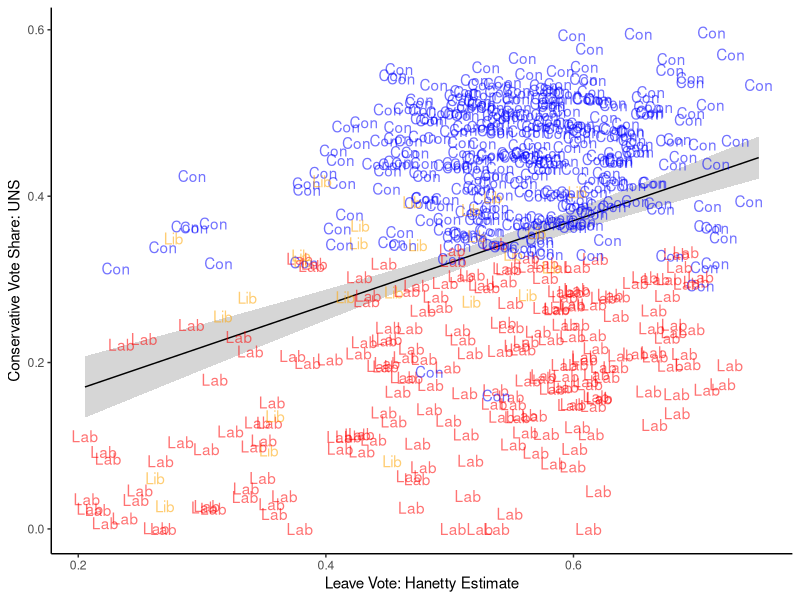
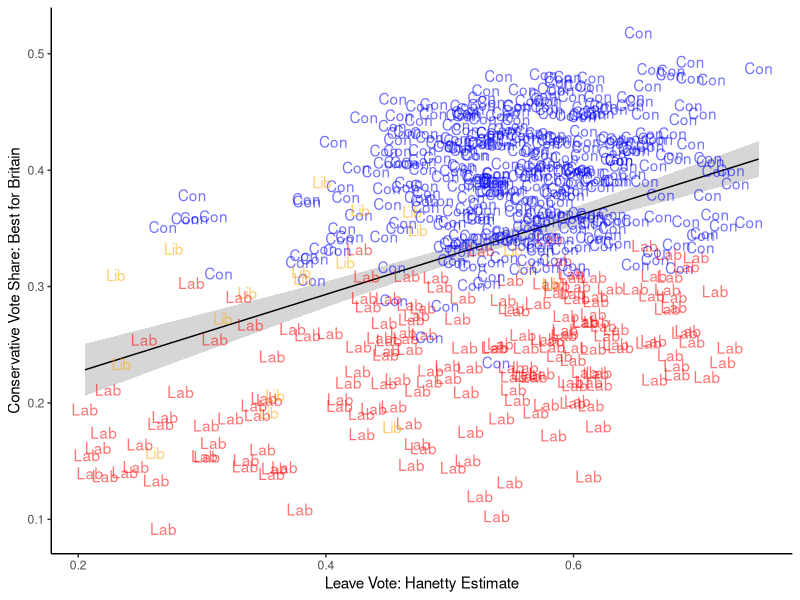
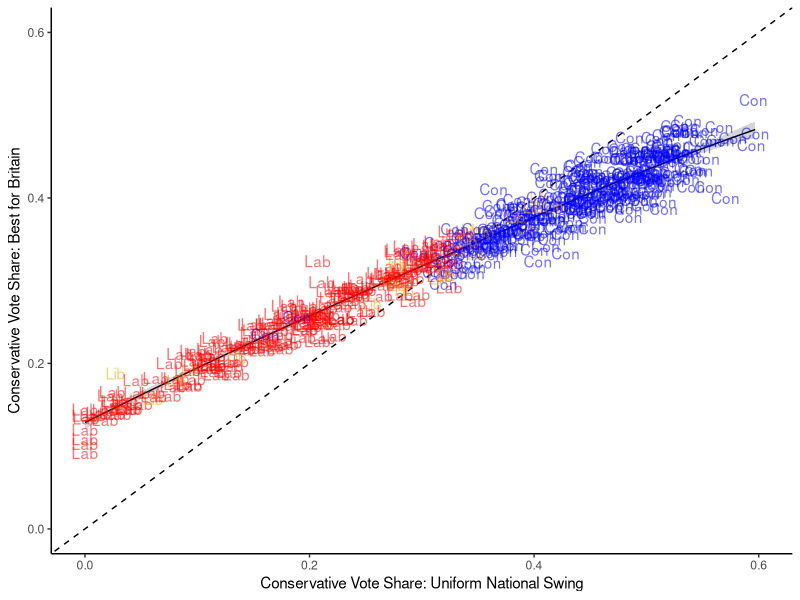
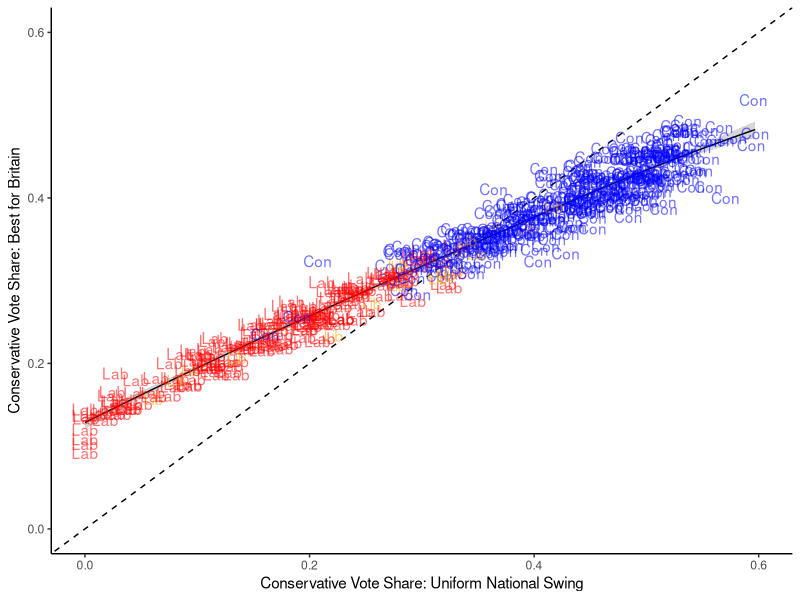
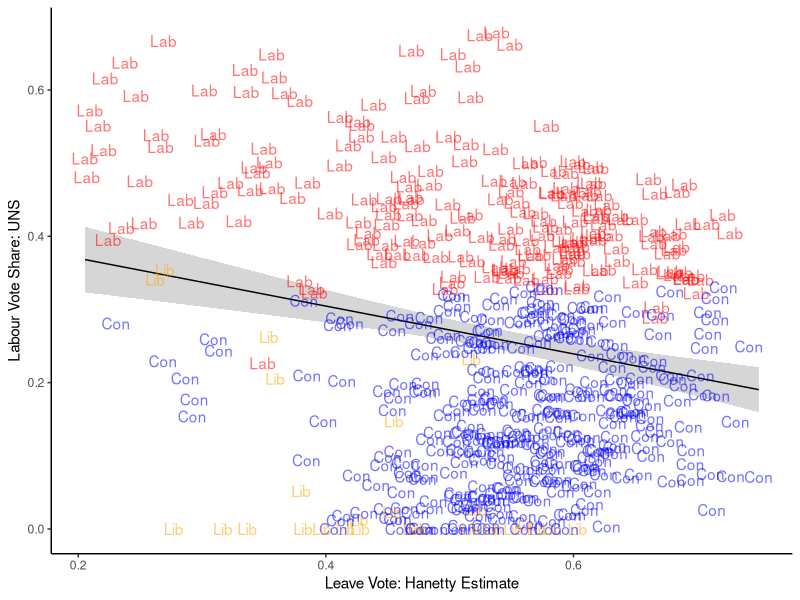
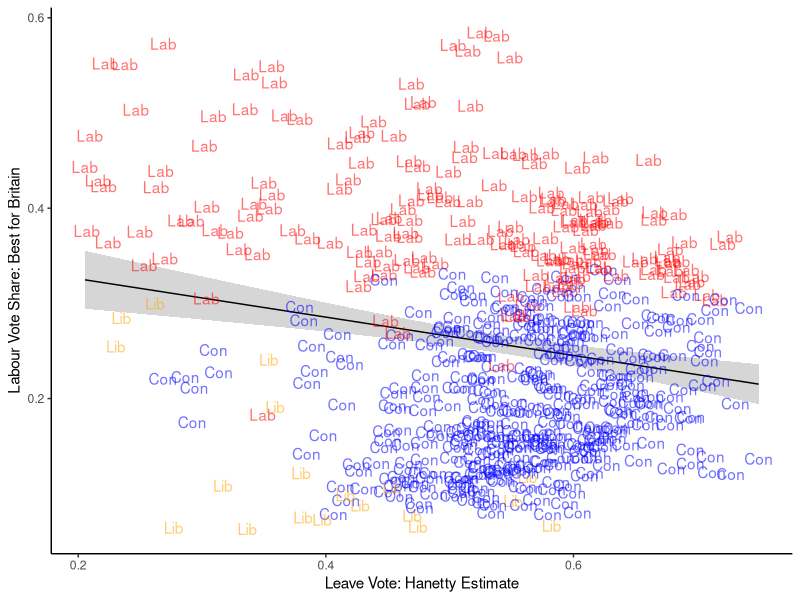
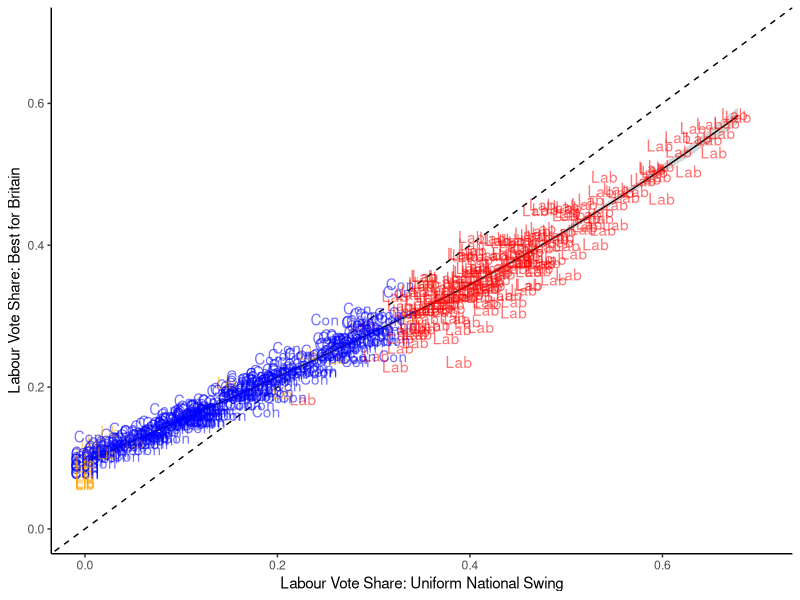
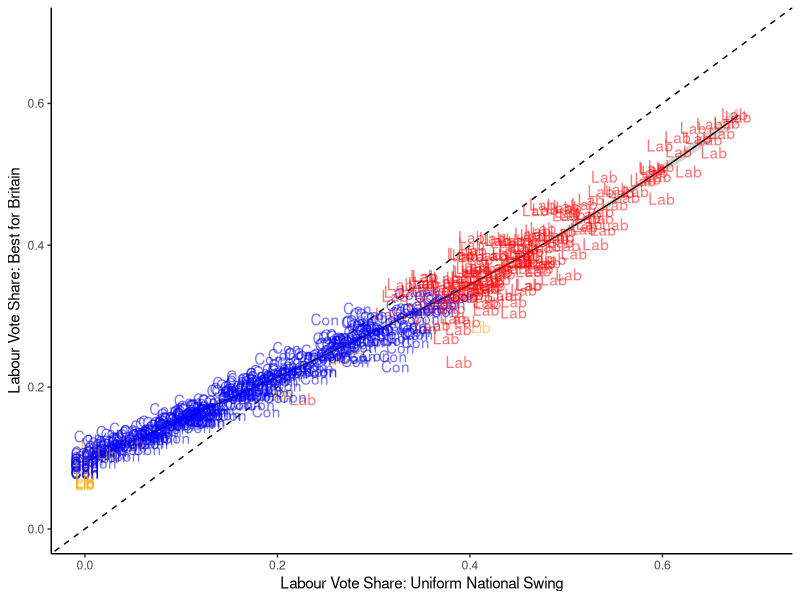

The R script that drew these images, in order:

library(tidyverse)
library(gganimate)
library(haven)
library(viridis)
cbbPalette <- c("#000000", "#E69F00", "#56B4E9", "#009E73", "#F0E442", "#0072B2", "#D55E00", "#CC79A7")

setwd("~/Dropbox/GitHub/General-Election-Predictor")

hanretty<-read_csv("Hanretty.csv")
hanretty<-hanretty %>% 
  rename(pcon=PCON11CD) %>% 
  rename(han_est_leave="Figure to use")

gen_el_17<-read_csv("2017-UKPGE-Electoral-Data.csv")

gen_el_17<-gen_el_17 %>% 
  group_by(pcon) %>% 
  mutate(total_votes=sum(`Valid votes`))

gen_el_17<-gen_el_17 %>% 
  mutate(party_pc=`Valid votes`/total_votes)

labour_pc<-gen_el_17 %>% 
  group_by(pcon) %>% 
  filter(`Party Identifer`=="Labour") %>% 
  summarize(party_pc) %>% 
  rename(lab_pc=party_pc)


cons_pc<-gen_el_17 %>% 
  group_by(pcon) %>% 
  filter(`Party Identifer`=="Conservative") %>% 
  summarize(party_pc) %>% 
  rename(cons_pc=party_pc)

lib_pc<-gen_el_17 %>% 
  group_by(pcon) %>% 
  filter(`Party Identifer`=="Liberal Democrats") %>% 
  summarize(party_pc) %>% 
  rename(lib_pc=party_pc)

lg<-gen_el_17 %>% 
  inner_join(labour_pc, by = "pcon") %>% 
  inner_join(cons_pc, by = "pcon") %>% 
  inner_join(lib_pc, by = "pcon")

lg<-lg %>% 
  group_by(pcon) %>% 
  summarize(lab_pc = mean(lab_pc, na.rm=TRUE),
            cons_pc = mean(cons_pc, na.rm=TRUE),
            lib_pc = mean(lib_pc, na.rm=TRUE)) %>% 
  rename(lab_pc_17 = lab_pc) %>% 
  rename(cons_pc_17 = cons_pc) %>% 
  rename(lib_pc_17 = lib_pc)


mps_simple<-lg %>% 
  inner_join(hanretty, by="pcon")

new_list<-read_csv("new_list_vote.csv")

mps_simple <- mps_simple %>% 
  inner_join(new_list, by="Constituency")

mps_simple <- mps_simple %>% 
  mutate(lab_min_con_17 = lab_pc_17-cons_pc_17)


bfb <- read_csv("bfb_with_recommendations.csv")
bfb <- bfb %>% 
  rename(pcon = ONSConstID)

mps_simple <- mps_simple %>% 
  inner_join(bfb, by = "pcon")

#### England, Wales 2019 Estimates

mps_simple_ew<- mps_simple %>% 
  filter(Region!="Scotland")

write_csv(mps_simple_ew, "mps_simple_ew.csv")


# Additive Code

# Here we apply Uniform National Swing to each party (except BXP) but then we allow them to pick up more or fewer 
# votes, depending on how far that constituency was from average Brexit vote in 2016.
# NB: this could create <0 or >1 vote shares - we avoid this by censoring but that means for high values of
# the parameters the average support will diverge from the polling inputs.

# Input polling averages here

cons_surv<-.338
lab_surv<-.258
lib_surv<-.179
bxp_surv<-.129

# Brexit vote effect. Set at zero for UNS. Otherwise this will add votes at param * (brexit_vote_i - average brexit_vote)

cons_param<- 0
lab_param<- 0
lib_param<- 0
bxp_param<- 0

# Code creating probabilities for each constituency

final_mps<-mps_simple_ew %>% 
  mutate (han_est_norm = han_est_leave-mean(han_est_leave),
          cons_adj = cons_pc_17 + {{cons_surv}} - (mean(cons_pc_17))+ {{cons_param}} * han_est_norm,
          cons_adj = case_when(cons_adj<0 ~ 0,
                                cons_adj>=0 &cons_adj<=1 ~ cons_adj,
                                cons_adj > 1 ~ 1),
          cons_prob = cons_adj, #rnorm(mean = cons_adj, sd=0.03, n())
          lab_adj = lab_pc_17 + {{lab_surv}} - (mean(lab_pc_17)) - {{lab_param}} * han_est_norm,
          lab_adj = case_when(lab_adj<0 ~ 0,
                              lab_adj>=0 &lab_adj<=1 ~ lab_adj,
                              lab_adj > 1 ~ 1),
          lab_prob = lab_adj, # rnorm(mean = lab_adj, sd=0.03, n()),
          lib_adj = lib_pc_17 + {{lib_surv}} - (mean(lib_pc_17)) - {{lib_param}} * han_est_norm,
          lib_adj = case_when(lib_adj<0 ~ 0,
                              lib_adj>=0 &lib_adj<=1 ~ lib_adj,
                              lib_adj > 1 ~ 1),
          lib_prob = lib_adj, #rnorm(mean = lib_adj, sd=0.03, n()),
          bxp_adj = {{bxp_surv}} + {{bxp_param}} * han_est_norm,
          bxp_prob = bxp_adj, #rnorm(mean = bxp_adj, sd=0.00, n()),
          Con = case_when(cons_prob>=0 & cons_prob<=1 ~ cons_prob,
                          cons_prob>1 ~ 1,
                          cons_prob<0 ~ 0),
          Lab = case_when(lab_prob>=0 & lab_prob<=1 ~ lab_prob,
                          lab_prob>1 ~ 1,
                          lab_prob<0 ~ 0),
          Lib = case_when(lib_prob>=0 & lib_prob<=1 ~ lib_prob,
                          lib_prob>1 ~ 1,
                          lib_prob<0 ~ 0),
          BXP = case_when(bxp_prob>=0 & bxp_prob<=1 ~ bxp_prob,
                          bxp_prob>1 ~ 1,
                          bxp_prob<0 ~ 0)
  )



# Code to pick highest scoring party for each constituency

final_mps_w <- final_mps %>% 
  mutate(winner = colnames(final_mps[, c("Con", "Lab", "Lib", "BXP")] )[max.col(final_mps[, c("Con", "Lab", "Lib", "BXP")] ,ties.method="first")] ,
  winner2 = colnames(final_mps[, c("bfb_Con", "bfb_Lab", "bfb_LibDem", "bfb_Green",  "bfb_BXP")] )
  [max.col(final_mps[, c("bfb_Con", "bfb_Lab", "bfb_LibDem", "bfb_Green","bfb_BXP")] ,ties.method="first")] )

final_mps_w <- final_mps_w %>% 
  mutate(winner2 = str_remove(winner2, "bfb_"),
         winner2 = str_remove(winner2, "Dem")) 

# Code to check average support - NB may move away from survey inputs if Brexit effect is large and creates censoring.

final_mps_w %>% 
  summarise(mean_con = mean(Con), mean_lab = mean(Lab), mean_lib = mean(Lib), mean_bxp=mean(BXP))

final_mps_w %>% 
  summarise(mean_con = mean(bfb_Con), mean_lab = mean(bfb_Lab), mean_lib = mean(bfb_LibDem), mean_bxp=mean(bfb_BXP))

# Code to see composition of Parliament in England and Wales (DOES NOT INCLUDE SCOT OR NI!!!)

final_mps_w %>%  group_by(winner) %>% count()

final_mps_w %>%  group_by(winner2) %>% count()


# Graphs for Conservatives

final_mps_w %>%  ggplot(aes(x=han_est_leave, y =cons_adj))+#xlim(c(0, 1))+ylim(c(0,1))+
  geom_point(alpha=0) +theme_classic()+
  geom_smooth(color="black", size=0.5, alpha=0.4, method="lm")+geom_text(aes(label=winner, color=winner, alpha=0.2))+ 
  scale_color_manual(values=c("blue", "red", "orange"))+
  theme(legend.position="none")+
  xlab("Leave Vote: Hanetty Estimate")+ylab("Conservative Vote Share: UNS")

ggsave("con_vote_uns.png")


final_mps_w %>%  ggplot(aes(x=han_est_leave, y =bfb_Con))+#xlim(c(0, 1))+ylim(c(0,1))+
  geom_point(alpha=0) +theme_classic()+
  geom_smooth(color="black", size=0.5, alpha=0.4, method="lm")+geom_text(aes(label=winner2, color=winner2, alpha=0.2))+ 
  scale_color_manual(values=c("blue", "red", "orange"))+
  theme(legend.position="none")+
  xlab("Leave Vote: Hanetty Estimate")+ylab("Conservative Vote Share: Best for Britain")

ggsave("con_vote_bfb.png")


final_mps_w %>%  ggplot(aes(x=cons_adj, y =bfb_Con))+ xlim(c(0,.6))+ylim(c(0,.6))+
  geom_point(alpha=0) + geom_abline(intercept =0, slope = 1, color="black", linetype="dashed")+theme_classic()+
  geom_smooth(color="black", size=0.5, alpha=0.4)+geom_text(aes(label=winner, color=winner, alpha=0.2))+ 
  scale_color_manual(values=c("blue", "red", "orange"))+
  theme(legend.position="none")+
  xlab("Conservative Vote Share: Uniform National Swing")+ylab("Conservative Vote Share: Best for Britain")

ggsave("con_uns_predictions.png")

final_mps_w %>%  ggplot(aes(x=cons_adj, y =bfb_Con))+ xlim(c(0, 0.6))+ylim(c(0,0.6))+
  geom_point(alpha=0) + geom_abline(intercept =0, slope = 1, color="black", linetype="dashed")+theme_classic()+
  geom_smooth(color="black", size=0.5, alpha=0.4)+geom_text(aes(label=winner2, color=winner2, alpha=0.2))+ 
  scale_color_manual(values=c("blue", "red", "orange"))+
  theme(legend.position="none")+
  xlab("Conservative Vote Share: Uniform National Swing")+ylab("Conservative Vote Share: Best for Britain")

ggsave("cons_bfb_predictions.png")


# Graphs for Labour

final_mps_w %>%  ggplot(aes(x=han_est_leave, y =lab_adj))+#xlim(c(0, 1))+ylim(c(0,1))+
  geom_point(alpha=0) +theme_classic()+
  geom_smooth(color="black", size=0.5, alpha=0.4, method="lm")+geom_text(aes(label=winner, color=winner, alpha=0.2))+ 
  scale_color_manual(values=c("blue", "red", "orange"))+
  theme(legend.position="none")+
  xlab("Leave Vote: Hanetty Estimate")+ylab("Labour Vote Share: UNS")

ggsave("lab_vote_uns.png")


final_mps_w %>%  ggplot(aes(x=han_est_leave, y =bfb_Lab))+#xlim(c(0, 1))+ylim(c(0,1))+
  geom_point(alpha=0) +theme_classic()+
  geom_smooth(color="black", size=0.5, alpha=0.4, method="lm")+geom_text(aes(label=winner2, color=winner2, alpha=0.2))+ 
  scale_color_manual(values=c("blue", "red", "orange"))+
  theme(legend.position="none")+
  xlab("Leave Vote: Hanetty Estimate")+ylab("Labour Vote Share: Best for Britain")

ggsave("lab_vote_bfb.png")


final_mps_w %>%  ggplot(aes(x=lab_adj, y =bfb_Lab))+ xlim(c(0, .7))+ylim(c(0,.7))+
  geom_point(alpha=0) + geom_abline(intercept =0, slope = 1, color="black", linetype="dashed")+theme_classic()+
  geom_smooth(color="black", size=0.5, alpha=0.4)+geom_text(aes(label=winner, color=winner, alpha=0.2))+ 
  scale_color_manual(values=c("blue", "red", "orange"))+
  theme(legend.position="none")+
  xlab("Labour Vote Share: Uniform National Swing")+ylab("Labour Vote Share: Best for Britain")

ggsave("lab_uns_predictions.png")

final_mps_w %>%  ggplot(aes(x=lab_adj, y =bfb_Lab))+ xlim(c(0, .7))+ylim(c(0,.7))+
  geom_point(alpha=0) + geom_abline(intercept =0, slope = 1, color="black", linetype="dashed")+theme_classic()+
  geom_smooth(color="black", size=0.5, alpha=0.4)+geom_text(aes(label=winner2, color=winner2, alpha=0.2))+ 
  scale_color_manual(values=c("blue", "red", "orange"))+
  theme(legend.position="none")+
  xlab("Labour Vote Share: Uniform National Swing")+ylab("Labour Vote Share: Best for Britain")

ggsave("lab_bfb_predictions.png")


# Graphs for Lib Dems

final_mps_w %>%  ggplot(aes(x=han_est_leave, y =lib_adj))+#xlim(c(0, 1))+ylim(c(0,1))+
  geom_point(alpha=0) +theme_classic()+
  geom_smooth(color="black", size=0.5, alpha=0.4, method="lm")+geom_text(aes(label=winner, color=winner, alpha=0.2))+ 
  scale_color_manual(values=c("blue", "red", "orange"))+
  theme(legend.position="none")+
  xlab("Leave Vote: Hanetty Estimate")+ylab("Liberal Vote Share: UNS")

ggsave("liberal_vote_uns.png")


final_mps_w %>%  ggplot(aes(x=han_est_leave, y =bfb_LibDem))+#xlim(c(0, 1))+ylim(c(0,1))+
  geom_point(alpha=0) +theme_classic()+
  geom_smooth(color="black", size=0.5, alpha=0.4, method="lm")+geom_text(aes(label=winner2, color=winner2, alpha=0.2))+ 
  scale_color_manual(values=c("blue", "red", "orange"))+
  theme(legend.position="none")+
  xlab("Leave Vote: Hanetty Estimate")+ylab("Liberal Vote Share: Best for Britain")

ggsave("liberal_vote_bfb.png")


final_mps_w %>%  ggplot(aes(x=lib_adj, y =bfb_LibDem))+#xlim(c(0, 1))+ylim(c(0,1))+
  geom_point(alpha=0) + geom_abline(intercept =0, slope = 1, color="black", linetype="dashed")+theme_classic()+
  geom_smooth(color="black", size=0.5, alpha=0.4)+geom_text(aes(label=winner, color=winner, alpha=0.2))+ 
  scale_color_manual(values=c("blue", "red", "orange"))+
  theme(legend.position="none")+
  xlab("Liberal Vote Share: Uniform National Swing")+ylab("Liberal Vote Share: Best for Britain")

ggsave("lib_uns_predictions.png")

final_mps_w %>%  ggplot(aes(x=lib_adj, y =bfb_LibDem))+#xlim(c(0, 1))+ylim(c(0,1))+
  geom_point(alpha=0) + geom_abline(intercept =0, slope = 1, color="black", linetype="dashed")+theme_classic()+
  geom_smooth(color="black", size=0.5, alpha=0.4)+geom_text(aes(label=winner2, color=winner2, alpha=0.2))+ 
  scale_color_manual(values=c("blue", "red", "orange"))+
  theme(legend.position="none")+
  xlab("Liberal Vote Share: Uniform National Swing")+ylab("Liberal Vote Share: Best for Britain")

ggsave("lib_bfb_predictions.png")

# If Brexit Party don't win a seat

final_mps_w %>% 
  ggplot(aes(x=lab_min_con_17, y = han_est_leave, label=winner, color=winner, alpha=0.5))+geom_text()+
  scale_color_manual(values=c("blue", "red", "orange"))+theme_classic()+
  xlab("Labour Lead over Conservatives 2017") +ylab("Brexit Vote (Hanretty)")+theme(legend.position = "none") 

# If Brexit Party win a seat


final_mps_w %>% 
  ggplot(aes(x=lab_min_con_17, y = han_est_leave, label=winner, color=winner, alpha=0.5))+geom_text()+
  scale_color_manual(values=c("#40E0D0","blue", "red", "orange"))+theme_classic()+
  xlab("Labour Lead over Conservatives 2017") +ylab("Brexit Vote (Hanretty)")+theme(legend.position = "none") 



# With MP names


final_mps_w %>% 
  ggplot(aes(x=lab_min_con_17, y = han_est_leave, label=name_mp, color=winner, alpha=0.5))+geom_text()+
  scale_color_manual(values=c("blue", "red", "orange"))+theme_classic()+
  xlab("Labour Lead over Conservatives 2017") +ylab("Brexit Vote (Hanretty)")+theme(legend.position = "none") 


# Losing MPs only

final_mps_w %>% 
  mutate(party = ifelse(party=="LD", "Lib", party)) %>% 
  filter(party!=winner) %>% 
  filter(party!="Ind") %>% 
  ggplot(aes(x=lab_min_con_17, y = han_est_leave, label=name_mp, color=winner, alpha=0.5))+geom_text()+
  scale_color_manual(values=c("blue", "red", "orange"))+theme_classic()+
  xlab("Labour Lead over Conservatives 2017") +ylab("Brexit Vote (Hanretty)")+theme(legend.position = "none") 

# Predicted vote distributions of parties - no BXP

final_mps_w %>% 
  pivot_longer(cols= c("Con", "Lab", "Lib"), names_to = "p", values_to = "support") %>% 
  ggplot(aes (x = support, group=p, fill=p))+geom_density(aes(alpha=0.5))+   
  scale_fill_manual(values=c("blue", "red", "orange"))+
  theme(legend.position = "none")

final_mps_w %>% 
  filter(winner=="Con") %>%
  pivot_longer(cols= c("Con", "Lab", "Lib"), names_to = "p", values_to = "support") %>% 
  ggplot(aes (x = support, group=p, fill=p))+geom_density(aes(alpha=0.5))+   
  scale_fill_manual(values=c("blue", "red", "orange"))+
  theme(legend.position = "none")

final_mps_w %>% 
  filter(winner=="Lab") %>%
  pivot_longer(cols= c("Con", "Lab", "Lib"), names_to = "p", values_to = "support") %>% 
  ggplot(aes (x = support, group=p, fill=p))+geom_density(aes(alpha=0.5))+   
  scale_fill_manual(values=c("blue", "red", "orange"))+
  theme(legend.position = "none")

final_mps_w %>% 
  filter(winner=="Lib") %>%
  pivot_longer(cols= c("Con", "Lab", "Lib"), names_to = "p", values_to = "support") %>% 
  ggplot(aes (x = support, group=p, fill=p))+geom_density(aes(alpha=0.5), adjust=0.6)+   
  scale_fill_manual(values=c("blue", "red", "orange"))+
  theme(legend.position = "none")


# Predicted distributions of parties - with BXP

final_mps_w %>% 
  pivot_longer(cols= c("Con", "Lab", "Lib", "BXP"), names_to = "p", values_to = "support") %>% 
  ggplot(aes (x = support, group=p, fill=p))+geom_density(aes(alpha=0.5))+   
  scale_fill_manual(values=c("#40E0D0", "blue", "red", "orange"))+
  theme(legend.position = "none")
